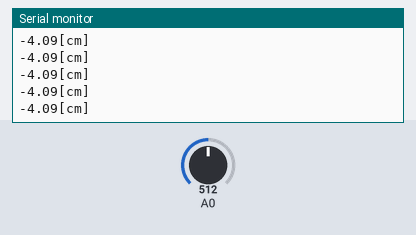
Simulated run of this sketch. Board: Arduino Uno, built with avr-gcc and run on an emulated ATmega328P. Shown: the last lines printed to the serial monitor. Inputs (shaded band) come from the test bench; at power-on: A0 = 512.

Above: at 1.2 s.
1.3 s: A0 set to 540
At 2.2 s:
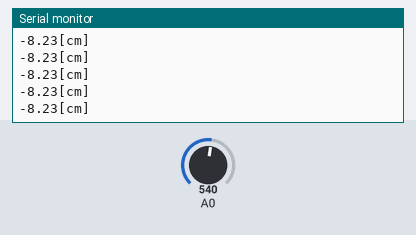
2.8 s: A0 set to 570
At 3.3 s:
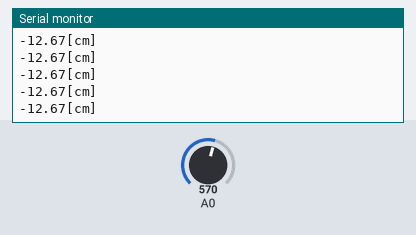
Timing chart, 0 to 5.8 s (numbered marks = the images above; inputs shaded):
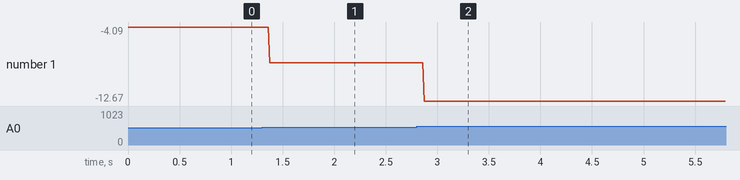

Measured:
- after the input at 1.3 s, the serial monitor: prints a new line after 0.07 s (image 1)
- after the input at 2.8 s, the serial monitor: prints a new line after 0.07 s (image 2)
- plotted number 1: -4.09 → -8.23 after the input at 1.3 s, -8.23 → -12.67 after the input at 2.8 s

The sketch:

ONPASENSER.ino
```cpp
void setup() {
  Serial.begin(9600);
}
void loop() {
  int value = analogRead(A0);
  float V_out = (float)value * 5 / 1024;
  float distance = (V_out - 0.55)/0.033;
  float distance2 = 55 - distance;
  Serial.print(distance2);
  Serial.println("[cm]");
}
```
